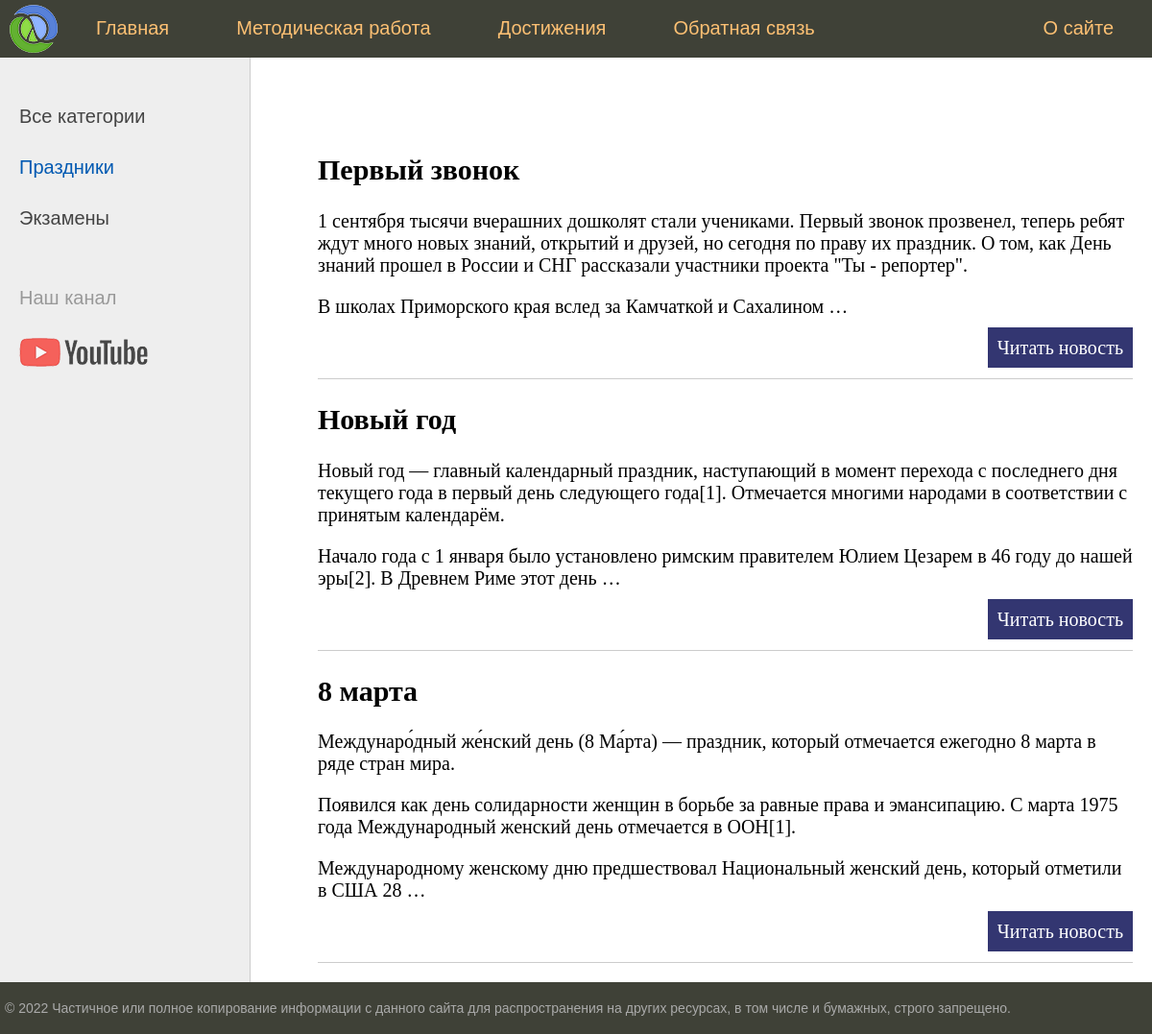
/category/1/, run on an earlier commit of the app's database.
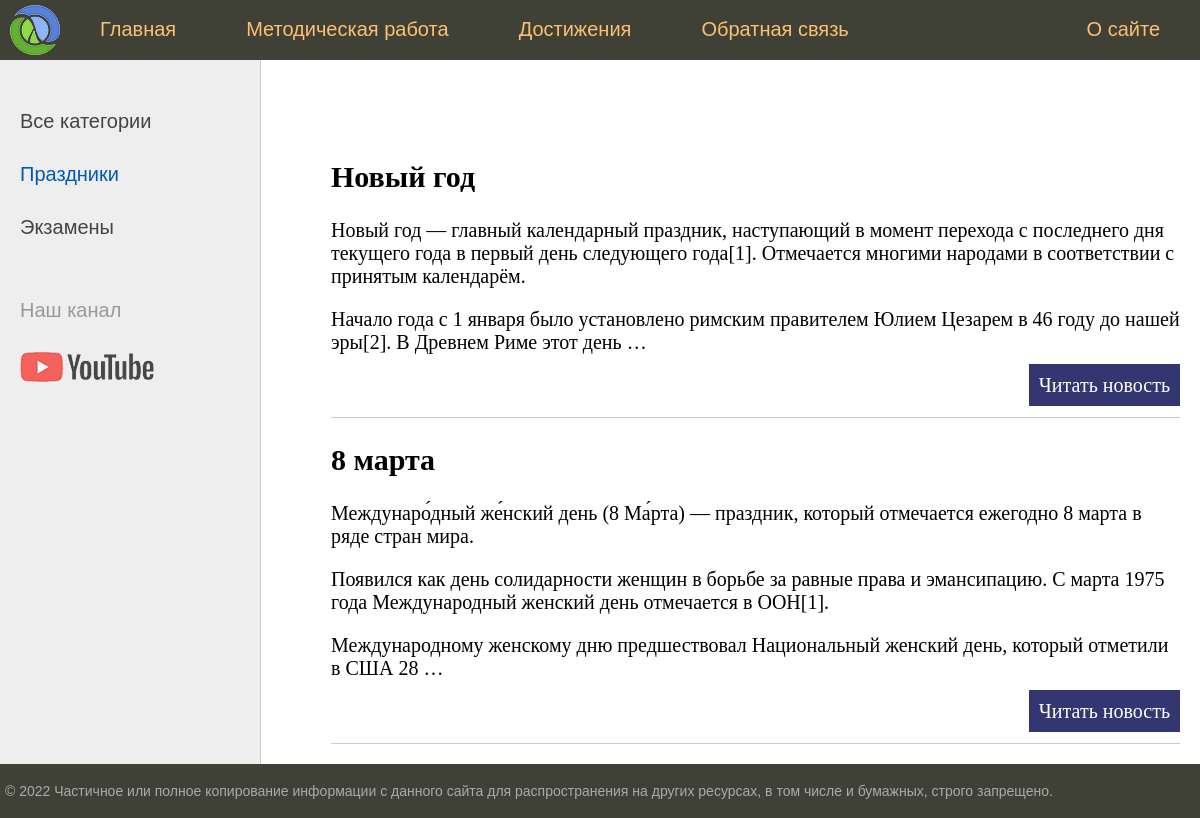
And on a later commit of the database.
### headapp/models.py (models this page shows, shortened)
class Category(models.Model):
    name = models.CharField(max_length=100, db_index=True, verbose_name="Категория")
    def get_absolute_url(self):
        return reverse('category', kwargs={'cat_id': self.pk})
    class Meta:
        verbose_name = 'Категории'
        verbose_name_plural = 'Категории'
        ordering = ['name']

class News(models.Model):
    title = models.CharField(max_length=255, verbose_name='Заголовок')
    content = models.TextField(blank=True, verbose_name='Содержимое статьи')
    photo = models.ImageField(upload_to="photos/%Y/%m/%d", verbose_name='Фотография')
    time_create = models.DateTimeField(auto_now_add=True, verbose_name='Время создания')
    time_upload = models.DateTimeField(auto_now=True, verbose_name='Изменено')
    is_published = models.BooleanField(default=True, verbose_name='Опубликовано')
    cat = models.ForeignKey('Category', on_delete=models.PROTECT, null=True, verbose_name='Категория')
    def get_absolute_url(self):
        return reverse('posts', kwargs={'post_id': self.pk})
    class Meta:
        verbose_name = 'Новости'
        verbose_name_plural = 'Новости'
        ordering = ['time_create', 'title']

### headapp/views.py (the view)
# urls.py: path('category/<int:cat_id>/', show_category, name='category'),
def show_category(request, cat_id):
    posts = News.objects.filter(cat_id=cat_id)
    if len(posts)==0:
        raise Http404()
    context = {
        'menu': menu,
        'title': 'Главная страница',
        'posts': posts,
        'cat_selected': cat_id,
    }
    return render(request, 'headapp/category.html', context=context)

### headapp/templatetags/headapp_tags.py (called while the page is built)
@register.simple_tag(name="getcats")
def get_categories():
    return Category.objects.all()

### headapp/templates/headapp/category.html (shortened to what this page needs)
{% extends 'headapp/base.html' %}
{% block content %}
<ul class="list-articles">
    {% for p in posts  %}
    <li>
    <h2>{{p.title}}</h2>
    <p>{{ p.content|linebreaks|truncatewords:50 }}</p>
    <p class="link-read-post"> <a href="{{ p.get_absolute_url }}">Читать новость</a> </p>
    </li>
    {% endfor %}
</ul>
{% endblock %}

### headapp/templates/headapp/base.html (shortened to what this page needs)
{% load static %}
{% load headapp_tags %}
<!DOCTYPE html>
<html>
<head>
	<link type="text/css" href="{% static 'headapp/css/styles.css' %}" rel="stylesheet" />
</head>
<body>
<table class="table-page" border=0 cellpadding="0" cellspacing="0">
<tr><td valign=top>
{% block mainmenu %}
		<div class="header">
			<ul id="mainmenu" class="mainmenu">
			<li class="logo"><a href="{% url 'home' %}"><div class="logo"></div></a></li>
{% for m in menu %}
	{% if not forloop.last %}
			<li><a href="{% url m.url_name %}">{{m.title}}</a></li>
	{% else %}
			<li class="last"><a href="{% url m.url_name %}">{{m.title}}</a></li>
	{% endif %}
{% endfor %}
			</ul>
		</div>
{% endblock mainmenu %}
<table class="table-content" border=0 cellpadding="0" cellspacing="0">
<tr>
	<td valign="top" class="left-chapters">
	{% getcats as categories %}
	<ul id="leftchapters">
		{% if cat_selected == 0 %}
			<li class="selected">Все категории</li>
		{% else %}
			<li class="selected"><a href="{% url 'home' %}">Все категории</a> </li>
		{% endif %}
		{% for c in categories %}
			{% if c.pk == cat_selected %}
				<li class="selected">{{ c.name }}</li>
			{% else %}
				<li class="selected"><a href="{{ c.get_absolute_url }}">{{ c.name }}</a> </li>
			{% endif %}
		{% endfor %}
		<li class="share">
		<p>Наш канал</p>
		<a class="share-yt" href="https://www.youtube.com/channel/UClJzWfGWuGJL2t-3dYKcHTA/playlists" target="_blank" rel="nofollow"></a>
		</li>
	</ul>
</td>
<td valign="top" class="content">
	<div class="content-text">
{% block content %}
{% endblock %}
	</div>
</td></tr></table>
</td></tr>
<tr><td valign=top>
	<div id="footer">
		<p>&copy; 2022 Частичное или полное копирование информации с данного сайта для распространения на других ресурсах, в том числе и бумажных, строго запрещено.</p>
	</div>
</td></tr></table>
</body>
</html>

What changed in the data, as far as the page shows it:
no longer on this page (row edited): News: title "Первый звонок", content "1 сентября тысячи вчерашних дошколят стали учениками. Первый звонок прозвенел, теперь ребят ждут много новых знаний, открытий и друзей, но сегодня по праву их праздник. О том, как День знаний прошел в России и СНГ рассказали участники проекта \"Ты - репортер\". В школах Приморского края вслед за Камчаткой и Сахалином …"
